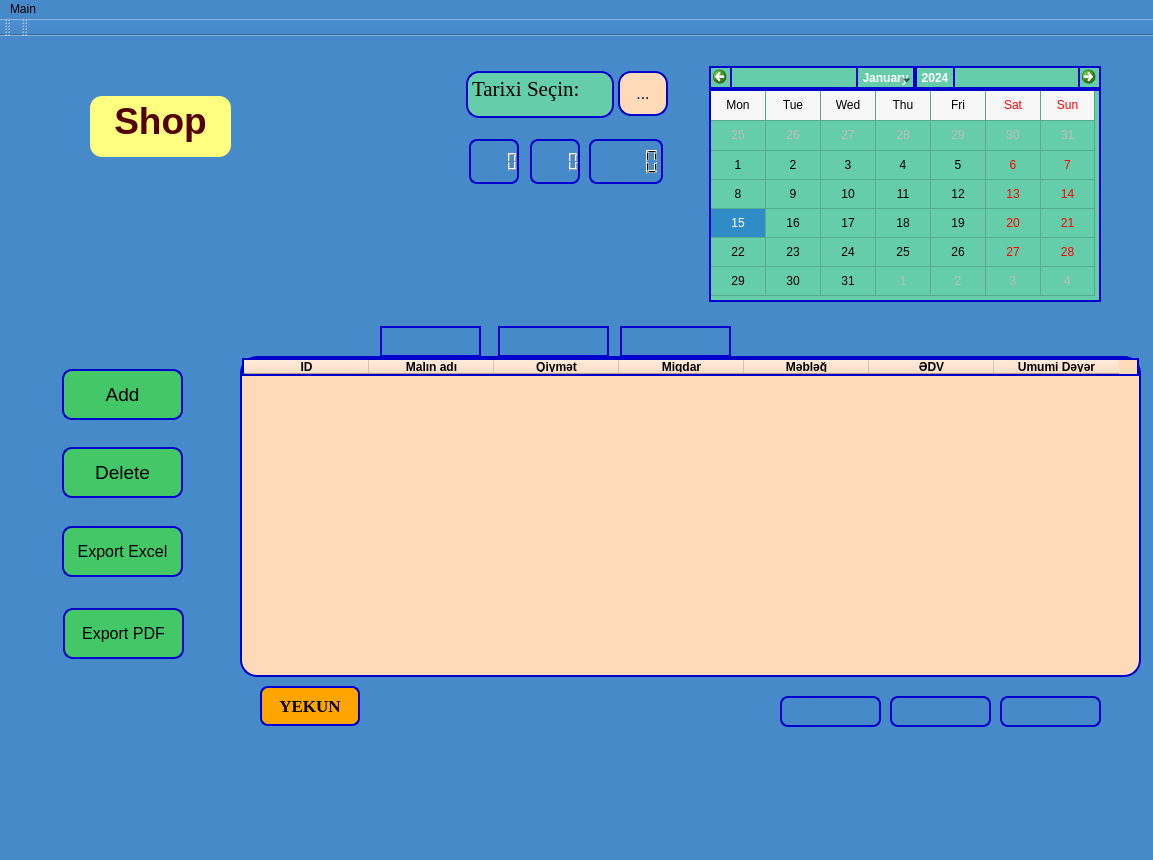
<?xml version="1.0" encoding="UTF-8"?>
<ui version="4.0">
 <class>MainWindow</class>
 <widget class="QMainWindow" name="MainWindow">
  <property name="geometry">
   <rect>
    <x>0</x>
    <y>0</y>
    <width>1153</width>
    <height>860</height>
   </rect>
  </property>
  <property name="windowTitle">
   <string>MainWindow</string>
  </property>
  <property name="styleSheet">
   <string notr="true">background-color:#478ac9;</string>
  </property>
  <widget class="QWidget" name="centralwidget">
   <widget class="QCalendarWidget" name="calendarWidget">
    <property name="geometry">
     <rect>
      <x>709</x>
      <y>30</y>
      <width>392</width>
      <height>236</height>
     </rect>
    </property>
    <property name="autoFillBackground">
     <bool>false</bool>
    </property>
    <property name="styleSheet">
     <string notr="true">background-color: 	#66CDAA;
font: 8pt &quot;Times New Roman&quot;;
border-style: solid;
border-width: 2px;
border-color: #0000CC; </string>
    </property>
    <property name="gridVisible">
     <bool>true</bool>
    </property>
    <property name="verticalHeaderFormat">
     <enum>QCalendarWidget::NoVerticalHeader</enum>
    </property>
    <property name="navigationBarVisible">
     <bool>true</bool>
    </property>
    <property name="dateEditEnabled">
     <bool>true</bool>
    </property>
   </widget>
   <widget class="QTextEdit" name="Tarix">
    <property name="geometry">
     <rect>
      <x>466</x>
      <y>35</y>
      <width>148</width>
      <height>47</height>
     </rect>
    </property>
    <property name="font">
     <font>
      <family>Times New Roman</family>
      <pointsize>8</pointsize>
      <weight>50</weight>
      <italic>false</italic>
      <bold>false</bold>
      <underline>false</underline>
      <strikeout>false</strikeout>
      <kerning>true</kerning>
     </font>
    </property>
    <property name="mouseTracking">
     <bool>false</bool>
    </property>
    <property name="styleSheet">
     <string notr="true">background-color: 	#66CDAA;
font: 8pt &quot;Times New Roman&quot;;
border-radius: 13px;
border-style: solid;
border-width: 2px;
border-color: #0000CC;</string>
    </property>
    <property name="html">
     <string>&lt;!DOCTYPE HTML PUBLIC &quot;-//W3C//DTD HTML 4.0//EN&quot; &quot;http://www.w3.org/TR/REC-html40/strict.dtd&quot;&gt;
&lt;html&gt;&lt;head&gt;&lt;meta name=&quot;qrichtext&quot; content=&quot;1&quot; /&gt;&lt;style type=&quot;text/css&quot;&gt;
p, li { white-space: pre-wrap; }
&lt;/style&gt;&lt;/head&gt;&lt;body style=&quot; font-family:'Times New Roman'; font-size:8pt; font-weight:400; font-style:normal;&quot;&gt;
&lt;p style=&quot; margin-top:0px; margin-bottom:0px; margin-left:0px; margin-right:0px; -qt-block-indent:0; text-indent:0px;&quot;&gt;&lt;span style=&quot; font-size:16pt;&quot;&gt;Tarixi Seçin:&lt;/span&gt;&lt;/p&gt;&lt;/body&gt;&lt;/html&gt;</string>
    </property>
   </widget>
   <widget class="QToolButton" name="TB">
    <property name="geometry">
     <rect>
      <x>618</x>
      <y>35</y>
      <width>50</width>
      <height>45</height>
     </rect>
    </property>
    <property name="font">
     <font>
      <pointsize>12</pointsize>
     </font>
    </property>
    <property name="styleSheet">
     <string notr="true">background-color:#FFDAB9;
border-radius: 13px;
border-style: solid;
border-width: 2px;
border-color: #0000CC;</string>
    </property>
    <property name="text">
     <string>...</string>
    </property>
   </widget>
   <widget class="QLCDNumber" name="LCD1">
    <property name="geometry">
     <rect>
      <x>469</x>
      <y>103</y>
      <width>50</width>
      <height>45</height>
     </rect>
    </property>
    <property name="styleSheet">
     <string notr="true">border-style: solid;
border-width: 2px;
border-color: #0000CC;
border-radius: 8px;</string>
    </property>
   </widget>
   <widget class="QLCDNumber" name="LCD2">
    <property name="geometry">
     <rect>
      <x>530</x>
      <y>103</y>
      <width>50</width>
      <height>45</height>
     </rect>
    </property>
    <property name="styleSheet">
     <string notr="true">border-style: solid;
border-width: 2px;
border-color: #0000CC;
border-radius: 8px;</string>
    </property>
   </widget>
   <widget class="QLCDNumber" name="LCD3">
    <property name="geometry">
     <rect>
      <x>589</x>
      <y>103</y>
      <width>74</width>
      <height>45</height>
     </rect>
    </property>
    <property name="styleSheet">
     <string notr="true">border-style: solid;
border-width: 2px;
border-color: #0000CC;
border-radius: 8px;</string>
    </property>
   </widget>
   <widget class="QTableWidget" name="tableWidget">
    <property name="geometry">
     <rect>
      <x>240</x>
      <y>320</y>
      <width>901</width>
      <height>321</height>
     </rect>
    </property>
    <property name="font">
     <font>
      <family>Times New Roman</family>
      <pointsize>9</pointsize>
      <weight>50</weight>
      <bold>false</bold>
     </font>
    </property>
    <property name="styleSheet">
     <string notr="true">background-color:#FFDAB9;
border-radius:17px;
border-style: solid;
border-width: 2px;
border-color: #0000CC;

   
</string>
    </property>
    <property name="autoScroll">
     <bool>true</bool>
    </property>
    <property name="tabKeyNavigation">
     <bool>true</bool>
    </property>
    <property name="showDropIndicator" stdset="0">
     <bool>true</bool>
    </property>
    <property name="dragDropOverwriteMode">
     <bool>true</bool>
    </property>
    <property name="alternatingRowColors">
     <bool>false</bool>
    </property>
    <property name="showGrid">
     <bool>true</bool>
    </property>
    <property name="wordWrap">
     <bool>true</bool>
    </property>
    <property name="cornerButtonEnabled">
     <bool>true</bool>
    </property>
    <attribute name="horizontalHeaderVisible">
     <bool>true</bool>
    </attribute>
    <attribute name="horizontalHeaderDefaultSectionSize">
     <number>125</number>
    </attribute>
    <attribute name="horizontalHeaderHighlightSections">
     <bool>true</bool>
    </attribute>
    <attribute name="horizontalHeaderShowSortIndicator" stdset="0">
     <bool>false</bool>
    </attribute>
    <attribute name="horizontalHeaderStretchLastSection">
     <bool>false</bool>
    </attribute>
    <attribute name="verticalHeaderVisible">
     <bool>true</bool>
    </attribute>
    <attribute name="verticalHeaderCascadingSectionResizes">
     <bool>false</bool>
    </attribute>
    <attribute name="verticalHeaderHighlightSections">
     <bool>true</bool>
    </attribute>
    <attribute name="verticalHeaderShowSortIndicator" stdset="0">
     <bool>false</bool>
    </attribute>
    <attribute name="verticalHeaderStretchLastSection">
     <bool>false</bool>
    </attribute>
    <column>
     <property name="text">
      <string>ID</string>
     </property>
     <property name="font">
      <font>
       <weight>75</weight>
       <bold>true</bold>
       <strikeout>false</strikeout>
      </font>
     </property>
     <property name="background">
      <color>
       <red>240</red>
       <green>240</green>
       <blue>240</blue>
      </color>
     </property>
     <property name="icon">
      <iconset theme="red">
       <normaloff>.</normaloff>.</iconset>
     </property>
    </column>
    <column>
     <property name="text">
      <string>Malın adı</string>
     </property>
     <property name="font">
      <font>
       <weight>75</weight>
       <bold>true</bold>
      </font>
     </property>
    </column>
    <column>
     <property name="text">
      <string>Qiymət</string>
     </property>
     <property name="font">
      <font>
       <weight>75</weight>
       <bold>true</bold>
      </font>
     </property>
    </column>
    <column>
     <property name="text">
      <string>Miqdar</string>
     </property>
     <property name="font">
      <font>
       <weight>75</weight>
       <bold>true</bold>
      </font>
     </property>
    </column>
    <column>
     <property name="text">
      <string>Məbləğ</string>
     </property>
     <property name="font">
      <font>
       <weight>75</weight>
       <bold>true</bold>
      </font>
     </property>
    </column>
    <column>
     <property name="text">
      <string>ƏDV</string>
     </property>
     <property name="font">
      <font>
       <weight>75</weight>
       <bold>true</bold>
      </font>
     </property>
    </column>
    <column>
     <property name="text">
      <string>Ümumi Dəyər</string>
     </property>
     <property name="font">
      <font>
       <weight>75</weight>
       <bold>true</bold>
      </font>
     </property>
    </column>
   </widget>
   <widget class="QPushButton" name="PB1">
    <property name="geometry">
     <rect>
      <x>62</x>
      <y>333</y>
      <width>121</width>
      <height>51</height>
     </rect>
    </property>
    <property name="font">
     <font>
      <pointsize>14</pointsize>
     </font>
    </property>
    <property name="styleSheet">
     <string notr="true">background-color:#44c767;
border-radius: 10px;
border-style: solid;
border-width: 2px;
border-color: #0000CC;</string>
    </property>
    <property name="text">
     <string>Add</string>
    </property>
   </widget>
   <widget class="QPushButton" name="PB3">
    <property name="geometry">
     <rect>
      <x>62</x>
      <y>411</y>
      <width>121</width>
      <height>51</height>
     </rect>
    </property>
    <property name="font">
     <font>
      <pointsize>14</pointsize>
     </font>
    </property>
    <property name="styleSheet">
     <string notr="true">background-color:#44c767;
border-radius: 10px;
border-style: solid;
border-width: 2px;
border-color: #0000CC;</string>
    </property>
    <property name="text">
     <string>Delete</string>
    </property>
   </widget>
   <widget class="QPushButton" name="PB4">
    <property name="geometry">
     <rect>
      <x>62</x>
      <y>490</y>
      <width>121</width>
      <height>51</height>
     </rect>
    </property>
    <property name="font">
     <font>
      <pointsize>12</pointsize>
     </font>
    </property>
    <property name="styleSheet">
     <string notr="true">background-color:#44c767;
border-radius: 10px;
border-style: solid;
border-width: 2px;
border-color: #0000CC;</string>
    </property>
    <property name="text">
     <string>Export Excel</string>
    </property>
   </widget>
   <widget class="QPushButton" name="PB5">
    <property name="geometry">
     <rect>
      <x>63</x>
      <y>572</y>
      <width>121</width>
      <height>51</height>
     </rect>
    </property>
    <property name="font">
     <font>
      <pointsize>12</pointsize>
     </font>
    </property>
    <property name="styleSheet">
     <string notr="true">background-color:#44c767;
border-radius: 10px;
border-style: solid;
border-width: 2px;
border-color: #0000CC;</string>
    </property>
    <property name="text">
     <string>Export PDF</string>
    </property>
   </widget>
   <widget class="QLineEdit" name="lineEdit">
    <property name="geometry">
     <rect>
      <x>380</x>
      <y>290</y>
      <width>101</width>
      <height>31</height>
     </rect>
    </property>
    <property name="font">
     <font>
      <strikeout>false</strikeout>
     </font>
    </property>
    <property name="layoutDirection">
     <enum>Qt::LeftToRight</enum>
    </property>
    <property name="styleSheet">
     <string notr="true">border-style: solid;
border-width: 2px;
border-color: #0000CC;
border-left-radius: 8px;
text-align:center;</string>
    </property>
    <property name="text">
     <string/>
    </property>
   </widget>
   <widget class="QLineEdit" name="lineEdit_2">
    <property name="geometry">
     <rect>
      <x>498</x>
      <y>290</y>
      <width>111</width>
      <height>31</height>
     </rect>
    </property>
    <property name="styleSheet">
     <string notr="true">border-style: solid;
border-width: 2px;
border-color: #0000CC;
</string>
    </property>
    <property name="text">
     <string/>
    </property>
   </widget>
   <widget class="QLineEdit" name="lineEdit_3">
    <property name="geometry">
     <rect>
      <x>620</x>
      <y>290</y>
      <width>111</width>
      <height>31</height>
     </rect>
    </property>
    <property name="styleSheet">
     <string notr="true">border-style: solid;
border-width: 2px;
border-color: #0000CC;
</string>
    </property>
    <property name="text">
     <string/>
    </property>
   </widget>
   <widget class="QPushButton" name="PB6">
    <property name="geometry">
     <rect>
      <x>260</x>
      <y>650</y>
      <width>100</width>
      <height>40</height>
     </rect>
    </property>
    <property name="font">
     <font>
      <family>Times New Roman</family>
      <pointsize>13</pointsize>
      <weight>75</weight>
      <bold>true</bold>
     </font>
    </property>
    <property name="styleSheet">
     <string notr="true">border-style: solid;
border-width: 2px;
border-color: #0000CC;
border-radius: 8px;
background-color:	#FFA500;</string>
    </property>
    <property name="text">
     <string>YEKUN</string>
    </property>
   </widget>
   <widget class="QLineEdit" name="lineEdit_4">
    <property name="geometry">
     <rect>
      <x>780</x>
      <y>660</y>
      <width>101</width>
      <height>31</height>
     </rect>
    </property>
    <property name="font">
     <font>
      <strikeout>false</strikeout>
     </font>
    </property>
    <property name="layoutDirection">
     <enum>Qt::LeftToRight</enum>
    </property>
    <property name="styleSheet">
     <string notr="true">border-style: solid;
border-width: 2px;
border-color: #0000CC;
border-radius: 8px;
text-align:center;</string>
    </property>
    <property name="text">
     <string/>
    </property>
   </widget>
   <widget class="QLineEdit" name="lineEdit_5">
    <property name="geometry">
     <rect>
      <x>890</x>
      <y>660</y>
      <width>101</width>
      <height>31</height>
     </rect>
    </property>
    <property name="font">
     <font>
      <strikeout>false</strikeout>
     </font>
    </property>
    <property name="layoutDirection">
     <enum>Qt::LeftToRight</enum>
    </property>
    <property name="styleSheet">
     <string notr="true">border-style: solid;
border-width: 2px;
border-color: #0000CC;
border-radius: 8px;
text-align:center;</string>
    </property>
    <property name="text">
     <string/>
    </property>
   </widget>
   <widget class="QLineEdit" name="lineEdit_6">
    <property name="geometry">
     <rect>
      <x>1000</x>
      <y>660</y>
      <width>101</width>
      <height>31</height>
     </rect>
    </property>
    <property name="font">
     <font>
      <strikeout>false</strikeout>
     </font>
    </property>
    <property name="layoutDirection">
     <enum>Qt::LeftToRight</enum>
    </property>
    <property name="styleSheet">
     <string notr="true">border-style: solid;
border-width: 2px;
border-color: #0000CC;
border-radius: 8px;
text-align:center;</string>
    </property>
    <property name="text">
     <string/>
    </property>
   </widget>
   <widget class="QTextEdit" name="textEdit">
    <property name="geometry">
     <rect>
      <x>90</x>
      <y>60</y>
      <width>141</width>
      <height>61</height>
     </rect>
    </property>
    <property name="styleSheet">
     <string notr="true">color:rgb(85, 0, 0);
background-color: rgb(255, 255, 127);
border-radius: 12px;
border:2px;
border-color: rgb(255, 255, 255);</string>
    </property>
    <property name="html">
     <string>&lt;!DOCTYPE HTML PUBLIC &quot;-//W3C//DTD HTML 4.0//EN&quot; &quot;http://www.w3.org/TR/REC-html40/strict.dtd&quot;&gt;
&lt;html&gt;&lt;head&gt;&lt;meta name=&quot;qrichtext&quot; content=&quot;1&quot; /&gt;&lt;style type=&quot;text/css&quot;&gt;
p, li { white-space: pre-wrap; }
&lt;/style&gt;&lt;/head&gt;&lt;body style=&quot; font-family:'MS Shell Dlg 2'; font-size:8.25pt; font-weight:400; font-style:normal;&quot;&gt;
&lt;p align=&quot;center&quot; style=&quot; margin-top:0px; margin-bottom:0px; margin-left:0px; margin-right:0px; -qt-block-indent:0; text-indent:0px;&quot;&gt;&lt;span style=&quot; font-size:28pt; font-weight:600;&quot;&gt;Shop&lt;/span&gt;&lt;/p&gt;&lt;/body&gt;&lt;/html&gt;</string>
    </property>
   </widget>
  </widget>
  <widget class="QStatusBar" name="statusbar"/>
  <widget class="QMenuBar" name="menubar">
   <property name="geometry">
    <rect>
     <x>0</x>
     <y>0</y>
     <width>1153</width>
     <height>21</height>
    </rect>
   </property>
   <widget class="QMenu" name="menuMain">
    <property name="title">
     <string>Main</string>
    </property>
   </widget>
   <addaction name="menuMain"/>
  </widget>
  <widget class="QToolBar" name="toolBar">
   <property name="windowTitle">
    <string>toolBar</string>
   </property>
   <attribute name="toolBarArea">
    <enum>TopToolBarArea</enum>
   </attribute>
   <attribute name="toolBarBreak">
    <bool>false</bool>
   </attribute>
  </widget>
  <widget class="QToolBar" name="toolBar_2">
   <property name="windowTitle">
    <string>toolBar_2</string>
   </property>
   <attribute name="toolBarArea">
    <enum>TopToolBarArea</enum>
   </attribute>
   <attribute name="toolBarBreak">
    <bool>false</bool>
   </attribute>
  </widget>
 </widget>
 <resources/>
 <connections/>
</ui>
